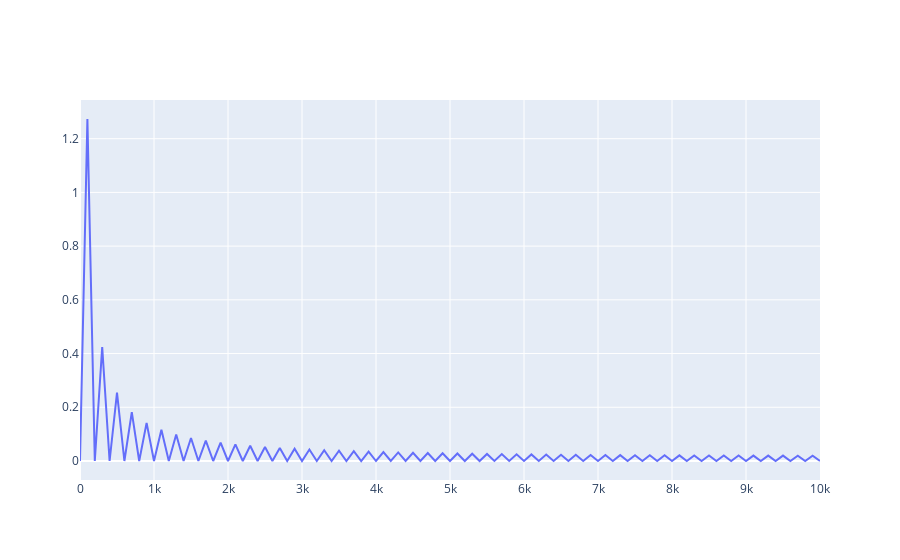

The code cell stored with this chart in its notebook:
### Code cell
Fs = 20000 #must be at minimum 2x the signal freq
tstep = 1/Fs
f0 = 100
N = int(Fs / f0)
t = np.linspace(0, (N-1)*tstep, N) #time domain domain 

fstep = Fs/N
f = np.linspace(0, (N-1) * fstep, N) #frequency domain 

y = signal.square(2 * np.pi * f0 * t) #

X = np.fft.fft(y)
X_mag = np.abs(X)/len(y)


f_plot = f[0:N//2+1]
x_mag_plot = 2 * X_mag[0:N//2+1]
x_mag_plot[0] /= 2


fig = go.Figure()
#fig.add_trace(go.Scatter(x=t, y=y, mode='lines'))
fig.add_trace(go.Scatter(x=f_plot, y=x_mag_plot, mode='lines'))
fig.update_layout(
    hovermode="x"
)
fig.show()

### Figure 1 — Plotly figure (JSON) as saved in the notebook; plotly's stock layout.template omitted (floating-point values rounded to 4 significant figures)
{"data": [{"mode": "lines", "type": "scatter", "x": [0, 100, 200, 300, 400, 500, 600, 700, 800, 900, 1000, 1100, 1200, 1300, 1400, 1500, 1600, 1700, 1800, 1900, 2000, 2100, 2200, 2300, 2400, 2500, 2600, 2700, 2800, 2900, 3000, 3100, 3200, 3300, 3400, 3500, 3600, 3700, 3800, 3900, 4000, 4100, 4200, 4300, 4400, 4500, 4600, 4700, 4800, 4900, 5000, 5100, 5200, 5300, 5400, 5500, 5600, 5700, 5800, 5900, 6000, 6100, 6200, 6300, 6400, 6500, 6600, 6700, 6800, 6900, 7000, 7100, 7200, 7300, 7400, 7500, 7600, 7700, 7800, 7900, 8000, 8100, 8200, 8300, 8400, 8500, 8600, 8700, 8800, 8900, 9000, 9100, 9200, 9300, 9400, 9500, 9600, 9700, 9800, 9900, 10000], "y": [0, 1.273, 0, 0.4246, 0, 0.2549, 0, 0.1823, 0, 0.1419, 0, 0.1163, 0, 0.09863, 0, 0.08567, 0, 0.07579, 0, 0.06802, 0, 0.06174, 0, 0.05658, 0, 0.05226, 0, 0.0486, 0, 0.04546, 0, 0.04274, 0, 0.04037, 0, 0.03828, 0, 0.03643, 0, 0.03478, 0, 0.03331, 0, 0.03199, 0, 0.0308, 0, 0.02972, 0, 0.02874, 0, 0.02785, 0, 0.02704, 0, 0.0263, 0, 0.02563, 0, 0.02501, 0, 0.02445, 0, 0.02393, 0, 0.02346, 0, 0.02302, 0, 0.02263, 0, 0.02227, 0, 0.02194, 0, 0.02165, 0, 0.02138, 0, 0.02114, 0, 0.02093, 0, 0.02073, 0, 0.02057, 0, 0.02042, 0, 0.0203, 0, 0.0202, 0, 0.02012, 0, 0.02006, 0, 0.02002, 0, 0.02, 0]}], "layout": {"autosize": true, "hovermode": "x", "xaxis": {"autorange": true, "range": [0, 10000], "type": "linear"}, "yaxis": {"autorange": true, "range": [-0.07074, 1.344], "type": "linear"}}}
